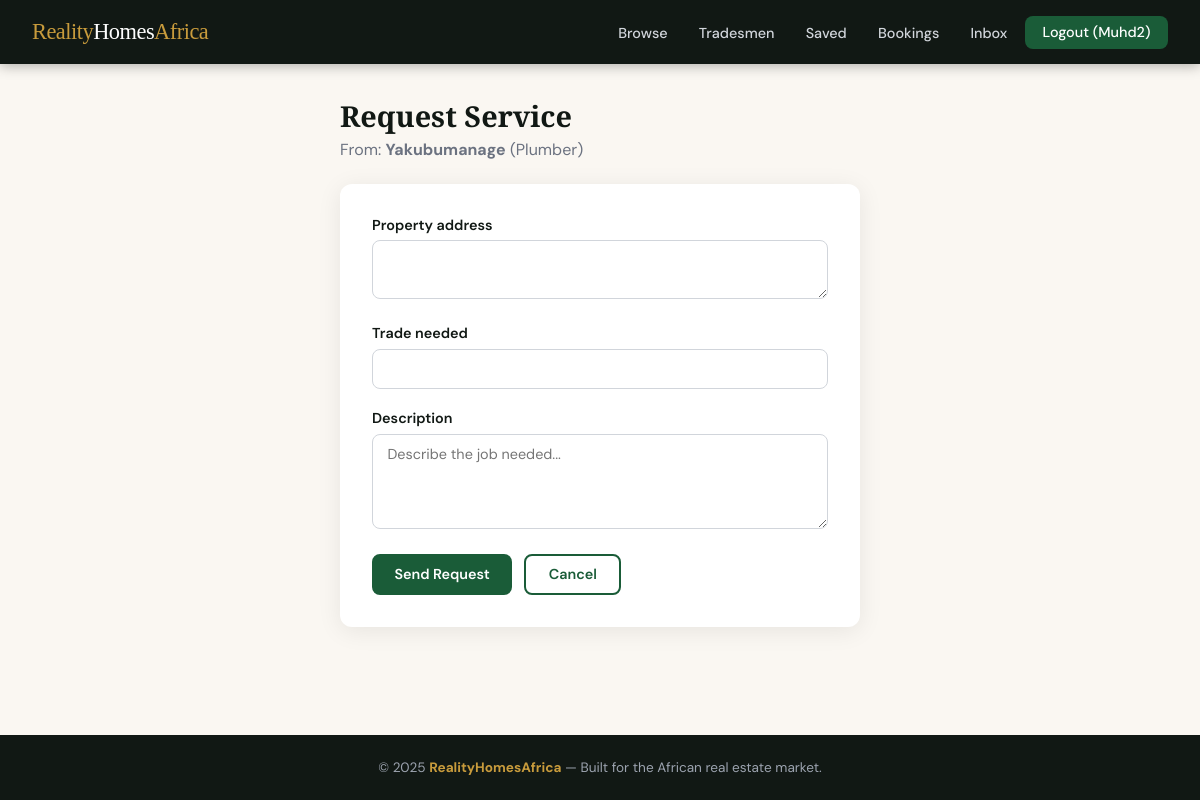
Screenshot of /services/request/2/ (signed in) with the database file from the repository.
### users/models.py (models this page shows, shortened)
class CustomUser(AbstractUser):
    is_agent = models.BooleanField(default=False)
    is_tradesman = models.BooleanField(default=False)
    is_client = models.BooleanField(default=True)
    phone_number = models.CharField(max_length=15, blank=True, null=True)
    profile_picture = models.ImageField(upload_to='profile_pictures/', blank=True, null=True)
    bio = models.TextField(blank=True, null=True)

### services/models.py (models this page shows, shortened)
class TradesmanProfile(models.Model):
    user = models.OneToOneField(
        settings.AUTH_USER_MODEL,
        on_delete=models.CASCADE,
        related_name='tradesman_profile'
    )
    trade_category = models.CharField(max_length=30, choices=TRADE_CATEGORIES)
    years_experience = models.PositiveIntegerField(default=0)
    hourly_rate = models.DecimalField(max_digits=10, decimal_places=2, null=True, blank=True)
    is_verified = models.BooleanField(default=False)
    location_city = models.CharField(max_length=100, blank=True)
    location_state = models.CharField(max_length=100, blank=True)
    certificate = models.FileField(upload_to='certificates/', null=True, blank=True)

### services/views.py (the view)
# urls.py: path('request/<int:tradesman_pk>/', views.request_service, name='request_service'),
@login_required
def request_service(request, tradesman_pk):
    if not request.user.is_client:
        raise PermissionDenied
    profile = get_object_or_404(TradesmanProfile, pk=tradesman_pk)
    if request.method == 'POST':
        form = ServiceRequestForm(request.POST)
        if form.is_valid():
            sr = form.save(commit=False)
            sr.client = request.user
            sr.tradesman = profile
            sr.save()
            messages.success(request, f"Request sent to {profile.user.username}!")
            return redirect('services:tradesman_profile', pk=tradesman_pk)
    else:
        form = ServiceRequestForm()
    return render(request, 'services/request_service.html', {'form': form, 'profile': profile})

### services/forms.py
class ServiceRequestForm(forms.ModelForm):
    class Meta:
        model = ServiceRequest
        fields = ['property_address', 'trade_needed', 'description']
        widgets = {
            'property_address': forms.Textarea(attrs={'rows': 2}),
            'description': forms.Textarea(attrs={'rows': 4, 'placeholder': 'Describe the job needed...'}),
        }

### users/context_processors.py (called while the page is built)
def unread_messages_count(request):
    if request.user.is_authenticated:
        from .models import Message
        count = Message.objects.filter(receiver=request.user, is_read=False).count()
        return {'unread_count': count}
    return {'unread_count': 0}

### templates/services/request_service.html (shortened to what this page needs)
{% extends 'base.html' %}
{% block content %}
<div style="max-width:520px; margin:0 auto;">
  <h1 style="font-family:'Playfair Display',serif; font-size:1.8rem; margin-bottom:0.25rem;">Request Service</h1>
  <p style="color:var(--gray); margin-bottom:1.5rem;">From: <strong>{{ profile.user.username }}</strong> ({{ profile.get_trade_category_display }})</p>
  <div style="background:var(--white); border-radius:var(--radius); padding:2rem; box-shadow:var(--shadow);">
    <form method="post">
      {% for field in form %}
        <div class="form-group">
          <label>{{ field.label }}</label>
          {{ field }}
        </div>
      {% endfor %}
      <div style="display:flex; gap:0.75rem;">
        <button type="submit" class="btn btn-primary">Send Request</button>
        <a href="{% url 'services:tradesman_profile' profile.pk %}" class="btn btn-outline">Cancel</a>
      </div>
    </form>
  </div>
</div>
{% endblock %}

### templates/base.html (shortened to what this page needs)
<!DOCTYPE html>
<html lang="en">
<head>
</head>
<body>
<nav>
  <a href="{% url 'listings:homepage' %}" class="nav-logo">Reality<span>Homes</span>Africa</a>
  <ul class="nav-links">
    <li><a href="{% url 'listings:property_list' %}">Browse</a></li>
    <li><a href="{% url 'services:tradesman_list' %}">Tradesmen</a></li>
    {% if user.is_authenticated %}
      {% if user.is_agent %}
        <li><a href="{% url 'listings:agent_dashboard' %}">My Listings</a></li>
        <li><a href="{% url 'listings:agent_inspections' %}">Inspections</a></li>
      {% elif user.is_tradesman %}
        <li><a href="{% url 'services:tradesman_dashboard' %}">My Profile</a></li>
      {% else %}
        <li><a href="{% url 'listings:favorites_list' %}">Saved</a></li>
        <li><a href="{% url 'listings:client_inspections' %}">Bookings</a></li>
      {% endif %}
      <li>
        <a href="{% url 'users:inbox' %}">
          Inbox
        </a>
      </li>
      <li><a href="{% url 'users:logout' %}" class="btn-nav">Logout ({{ user.username }})</a></li>
    {% else %}
      <li><a href="{% url 'users:login' %}">Login</a></li>
      <li><a href="{% url 'users:choose_role' %}" class="btn-nav">Register</a></li>
    {% endif %}
  </ul>
</nav>
<main>
  {% block content %}{% endblock %}
</main>
<footer>
  &copy; 2025 <strong>RealityHomesAfrica</strong> &mdash; Built for the African real estate market.
</footer>
</body>
</html>

### templates/base.html (style rules this page uses)
:root { --green: #1a5c38; --green-light: #2d8653; --gold: #c89b3c; --cream: #faf7f2; --dark: #111814; --gray: #6b7280; --light-gray: #f3f4f6; --white: #ffffff; --danger: #dc2626; --radius: 12px; --shadow: 0 4px 24px rgba(0,0,0,0.08); }
* { box-sizing: border-box; margin: 0; padding: 0; }
body { font-family: 'DM Sans', sans-serif; background: var(--cream); color: var(--dark); min-height: 100vh; display: flex; flex-direction: column; }
nav { background: var(--dark); padding: 0 2rem; height: 64px; display: flex; align-items: center; justify-content: space-between; position: sticky; top: 0; z-index: 1000; box-shadow: 0 2px 12px rgba(0,0,0,0.3); }
.nav-logo { font-family: 'Playfair Display', serif; font-size: 1.4rem; color: var(--gold); text-decoration: none; letter-spacing: -0.5px; }
.nav-logo span { color: var(--white); }
.nav-links { display: flex; align-items: center; gap: 0.25rem; list-style: none; }
.nav-links a { color: #d1d5db; text-decoration: none; padding: 0.5rem 0.85rem; border-radius: 8px; font-size: 0.9rem; font-weight: 500; transition: all 0.2s; }
.btn-nav { background: var(--green); color: var(--white) !important; padding: 0.45rem 1.1rem !important; border-radius: 8px !important; }
main { flex: 1; padding: 2rem; max-width: 1280px; margin: 0 auto; width: 100%; }
.btn { display: inline-block; padding: 0.6rem 1.4rem; border-radius: 8px; font-family: 'DM Sans', sans-serif; font-size: 0.9rem; font-weight: 600; cursor: pointer; border: none; text-decoration: none; transition: all 0.2s; }
.btn-primary { background: var(--green); color: var(--white); }
.btn-outline { background: transparent; border: 2px solid var(--green); color: var(--green); }
.form-group { margin-bottom: 1.25rem; }
.form-group label { display: block; font-weight: 600; margin-bottom: 0.4rem; font-size: 0.9rem; }
.form-group input, .form-group select, .form-group textarea { width: 100%; padding: 0.65rem 0.9rem; border: 1.5px solid #d1d5db; border-radius: 8px; font-family: 'DM Sans', sans-serif; font-size: 0.9rem; background: var(--white); transition: border 0.2s; }
footer { background: var(--dark); color: #9ca3af; text-align: center; padding: 1.5rem 2rem; font-size: 0.85rem; }
footer strong { color: var(--gold); }

### rows the page displays
CustomUser: username "Muhd2"
TradesmanProfile: user.username "Yakubumanage", trade_category "Plumber"

### other values shown
{{ field.label }} "Property address" "Trade needed" "Description"
